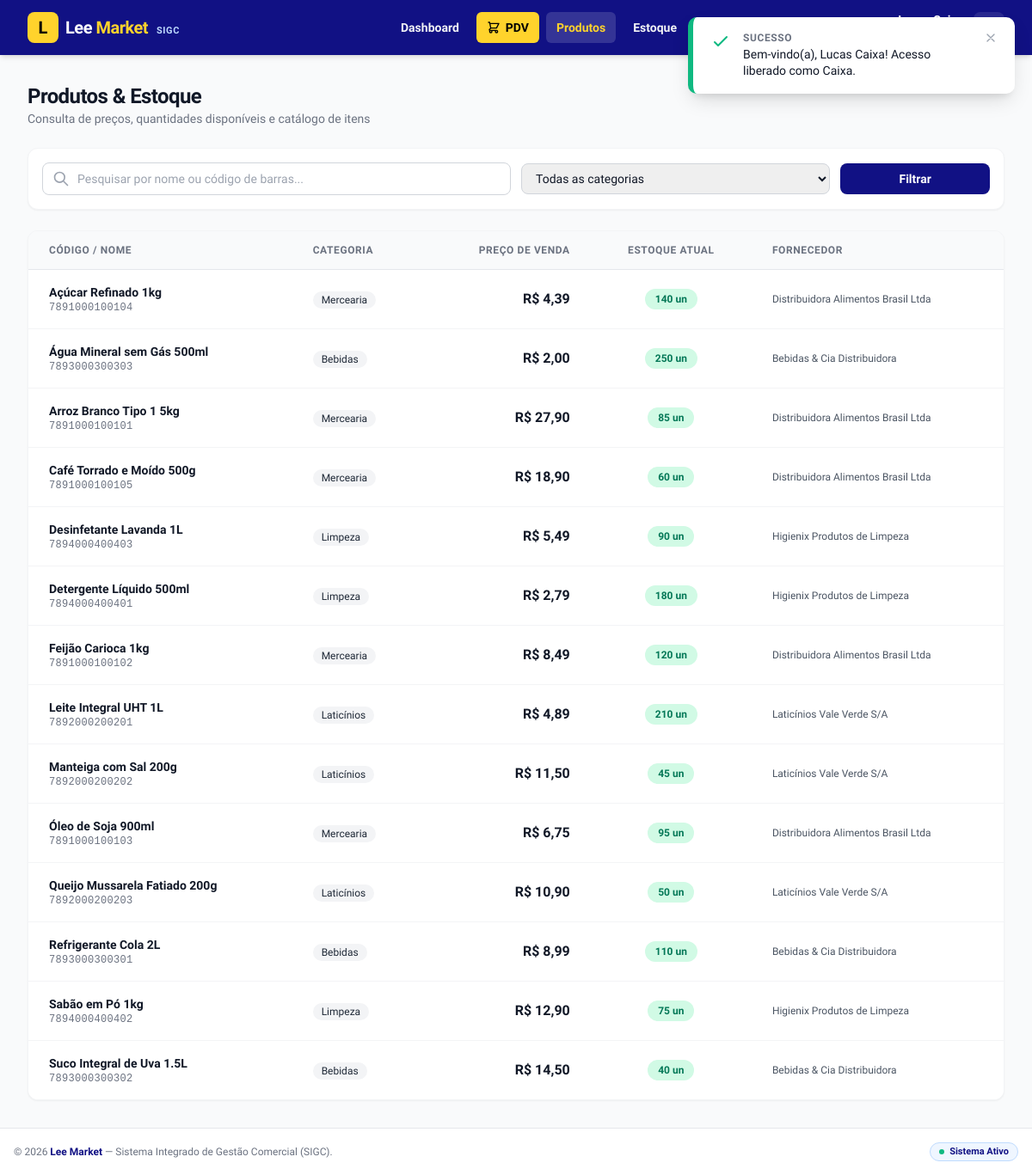
Screenshot of /modules/produtos/index.php (signed in) with the database file from the repository.
### tables this page shows
CREATE TABLE IF NOT EXISTS `produtos` (
  `id` INT AUTO_INCREMENT PRIMARY KEY,
  `codigo_barras` VARCHAR(50) NOT NULL UNIQUE,
  `nome` VARCHAR(150) NOT NULL,
  `categoria` VARCHAR(80) NOT NULL,
  `preco_custo` DECIMAL(10,2) NOT NULL DEFAULT 0.00,
  `preco_venda` DECIMAL(10,2) NOT NULL DEFAULT 0.00,
  `estoque_atual` INT NOT NULL DEFAULT 0,
  `estoque_minimo` INT NOT NULL DEFAULT 5,
  `fornecedor_id` INT DEFAULT NULL,
  `ativo` TINYINT(1) NOT NULL DEFAULT 1,
  `criado_em` DATETIME NOT NULL DEFAULT CURRENT_TIMESTAMP,
  `atualizado_em` DATETIME NOT NULL DEFAULT CURRENT_TIMESTAMP ON UPDATE CURRENT_TIMESTAMP,
  CONSTRAINT `fk_produtos_fornecedor` FOREIGN KEY (`fornecedor_id`) REFERENCES `fornecedores`(`id`) ON DELETE SET NULL ON UPDATE CASCADE,
  INDEX idx_cod_barras (`codigo_barras`),
  INDEX idx_nome (`nome`)
);

CREATE TABLE IF NOT EXISTS `fornecedores` (
  `id` INT AUTO_INCREMENT PRIMARY KEY,
  `nome` VARCHAR(150) NOT NULL,
  `cnpj` VARCHAR(20) DEFAULT NULL,
  `telefone` VARCHAR(25) NOT NULL,
  `email` VARCHAR(100) NOT NULL,
  `endereco` VARCHAR(255) DEFAULT NULL,
  `criado_em` DATETIME NOT NULL DEFAULT CURRENT_TIMESTAMP
);

### modules/produtos/index.php (the view, shortened to what this page needs)
<?php
$pdo = getDB();
$busca = trim($_GET['busca'] ?? '');
$query = "
    SELECT p.*, f.nome AS fornecedor_nome
    FROM produtos p
    LEFT JOIN fornecedores f ON p.fornecedor_id = f.id
    WHERE p.ativo = 1
";
$params = [];
$query .= " ORDER BY p.nome ASC";
$stmt = $pdo->prepare($query);
$stmt->execute($params);
$produtos = $stmt->fetchAll();
require_once __DIR__ . '/../../includes/header.php';
require_once __DIR__ . '/../../includes/navbar.php';
?>
<main class="max-w-7xl mx-auto px-4 sm:px-6 lg:px-8 py-8 w-full flex-1">
    <div class="flex flex-col sm:flex-row sm:items-center sm:justify-between gap-4 mb-6">
        <div>
            <h1 class="text-2xl font-extrabold text-gray-900 tracking-tight">Produtos & Estoque</h1>
            <p class="text-sm text-gray-500">Consulta de preços, quantidades disponíveis e catálogo de itens</p>
        </div>
    </div>
    <div class="bg-white rounded-xl p-4 shadow-sm border border-gray-100 mb-6">
        <form method="GET" class="grid grid-cols-1 sm:grid-cols-12 gap-3 items-center">
            <div class="sm:col-span-6 relative">
                <div class="absolute inset-y-0 left-0 pl-3 flex items-center pointer-events-none text-gray-400">
                </div>
                <input type="text" name="busca" value="<?= htmlspecialchars($busca) ?>"
                       placeholder="Pesquisar por nome ou código de barras..."
                       class="block w-full pl-10 pr-3 py-2 border border-gray-300 rounded-lg text-sm focus:ring-2 focus:ring-lee-primary focus:border-lee-primary">
            </div>
            <div class="sm:col-span-4">
                <select name="categoria" class="block w-full py-2 px-3 border border-gray-300 rounded-lg text-sm focus:ring-2 focus:ring-lee-primary focus:border-lee-primary">
                    <option value="">Todas as categorias</option>
                </select>
            </div>
            <div class="sm:col-span-2 flex gap-2">
                <button type="submit" class="btn-lee-primary w-full py-2 text-sm">
                    Filtrar
                </button>
            </div>
        </form>
    </div>
    <div class="bg-white rounded-xl shadow-sm border border-gray-100 overflow-hidden">
        <?php if (empty($produtos)): ?>
        <div class="p-12 text-center">
            <svg class="w-12 h-12 text-gray-300 mx-auto mb-3" fill="none" stroke="currentColor" viewBox="0 0 24 24"><path stroke-linecap="round" stroke-linejoin="round" stroke-width="2" d="M20 7l-8-4-8 4m16 0l-8 4m8-4v10l-8 4m0-10L4 7m8 4v10M4 7v10l8 4"></path></svg>
            <h3 class="text-base font-bold text-gray-800">Nenhum produto encontrado</h3>
            <p class="text-sm text-gray-500 mt-1">Ajuste os filtros de pesquisa ou cadastre novos itens.</p>
        </div>
        <?php else: ?>
        <div class="overflow-x-auto">
            <table class="min-w-full divide-y divide-gray-200 text-sm">
                <thead class="bg-gray-50">
                    <tr class="text-left text-xs font-semibold text-gray-500 uppercase tracking-wider">
                        <th class="px-6 py-3.5">Código / Nome</th>
                        <th class="px-6 py-3.5">Categoria</th>
                        <th class="px-6 py-3.5 text-right">Preço de Venda</th>
                        <th class="px-6 py-3.5 text-center">Estoque Atual</th>
                        <th class="px-6 py-3.5">Fornecedor</th>
                    </tr>
                </thead>
                <tbody class="divide-y divide-gray-100 bg-white">
                    <?php foreach ($produtos as $p):
                        $estoqueCritico = (int)$p['estoque_atual'] <= (int)$p['estoque_minimo'];
                    ?>
                    <tr class="hover:bg-blue-50/40 transition-colors">
                        <td class="px-6 py-4">
                            <div class="font-bold text-gray-900"><?= htmlspecialchars($p['nome']) ?></div>
                            <div class="text-xs font-mono text-gray-500 tracking-wide"><?= htmlspecialchars($p['codigo_barras']) ?></div>
                        </td>
                        <td class="px-6 py-4">
                            <span class="inline-flex items-center px-2.5 py-0.5 rounded-full text-xs font-medium bg-gray-100 text-gray-800">
                                <?= htmlspecialchars($p['categoria']) ?>
                            </span>
                        </td>
                        <td class="px-6 py-4 text-right">
                            <span class="font-bold text-gray-900 text-base">
                                R$ <?= number_format((float)$p['preco_venda'], 2, ',', '.') ?>
                            </span>
                        </td>
                        <td class="px-6 py-4 text-center">
                            <span class="inline-flex items-center px-3 py-1 rounded-full text-xs font-bold <?= $estoqueCritico ? 'bg-red-100 text-red-700 border border-red-200' : 'bg-emerald-100 text-emerald-700' ?>">
                                <?= (int)$p['estoque_atual'] ?> un
                            </span>
                        </td>
                        <td class="px-6 py-4 text-gray-600 text-xs">
                            <?= htmlspecialchars($p['fornecedor_nome'] ?? 'Não informado') ?>
                        </td>
                    </tr>
                    <?php endforeach; ?>
                </tbody>
            </table>
        </div>
        <?php endif; ?>
    </div>
</main>
<?php require_once __DIR__ . '/../../includes/footer.php'; ?>

### assets/css/style.css (style rules this page uses)
:root { --color-primary: #111184; --color-primary-hover: #0c0c66; --color-primary-light: #ececfb; --color-accent: #FFD32C; --color-accent-hover: #e5bd25; --color-accent-light: #fff8db; --color-white: #FFFFFF; --color-black: #000000; }
body { font-family: 'Isometra', system-ui, -apple-system, BlinkMacSystemFont, 'Segoe UI', Roboto, Oxygen, Ubuntu, Cantarell, 'Open Sans', 'Helvetica Neue', sans-serif; color: var(--color-black); background-color: #f4f6fa; margin: 0; padding: 0; }
.btn-lee-primary { background-color: var(--color-primary); color: var(--color-white); font-weight: 600; padding: 0.625rem 1.25rem; border-radius: 0.5rem; transition: all 0.2s ease-in-out; display: inline-flex; align-items: center; justify-content: center; gap: 0.5rem; }

### rows the page displays
produtos: nome "Açúcar Refinado 1kg", codigo_barras "7891000100104", categoria "Mercearia", preco_venda "4,39", estoque_atual "140", fornecedor.nome "Distribuidora Alimentos Brasil Ltda"
produtos: nome "Água Mineral sem Gás 500ml", codigo_barras "7893000300303", categoria "Bebidas", preco_venda "2,00", estoque_atual "250", fornecedor.nome "Bebidas & Cia Distribuidora"
produtos: nome "Arroz Branco Tipo 1 5kg", codigo_barras "7891000100101", categoria "Mercearia", preco_venda "27,90", estoque_atual "85", fornecedor.nome "Distribuidora Alimentos Brasil Ltda"
produtos: nome "Café Torrado e Moído 500g", codigo_barras "7891000100105", categoria "Mercearia", preco_venda "18,90", estoque_atual "60", fornecedor.nome "Distribuidora Alimentos Brasil Ltda"
produtos: nome "Desinfetante Lavanda 1L", codigo_barras "7894000400403", categoria "Limpeza", preco_venda "5,49", estoque_atual "90", fornecedor.nome "Higienix Produtos de Limpeza"
produtos: nome "Detergente Líquido 500ml", codigo_barras "7894000400401", categoria "Limpeza", preco_venda "2,79", estoque_atual "180", fornecedor.nome "Higienix Produtos de Limpeza"
produtos: nome "Feijão Carioca 1kg", codigo_barras "7891000100102", categoria "Mercearia", preco_venda "8,49", estoque_atual "120", fornecedor.nome "Distribuidora Alimentos Brasil Ltda"
produtos: nome "Leite Integral UHT 1L", codigo_barras "7892000200201", categoria "Laticínios", preco_venda "4,89", estoque_atual "210", fornecedor.nome "Laticínios Vale Verde S/A"
produtos: nome "Manteiga com Sal 200g", codigo_barras "7892000200202", categoria "Laticínios", preco_venda "11,50", estoque_atual "45", fornecedor.nome "Laticínios Vale Verde S/A"
produtos: nome "Óleo de Soja 900ml", codigo_barras "7891000100103", categoria "Mercearia", preco_venda "6,75", estoque_atual "95", fornecedor.nome "Distribuidora Alimentos Brasil Ltda"
produtos: nome "Queijo Mussarela Fatiado 200g", codigo_barras "7892000200203", categoria "Laticínios", preco_venda "10,90", estoque_atual "50", fornecedor.nome "Laticínios Vale Verde S/A"
produtos: nome "Refrigerante Cola 2L", codigo_barras "7893000300301", categoria "Bebidas", preco_venda "8,99", estoque_atual "110", fornecedor.nome "Bebidas & Cia Distribuidora"
produtos: nome "Sabão em Pó 1kg", codigo_barras "7894000400402", categoria "Limpeza", preco_venda "12,90", estoque_atual "75", fornecedor.nome "Higienix Produtos de Limpeza"
produtos: nome "Suco Integral de Uva 1.5L", codigo_barras "7893000300302", categoria "Bebidas", preco_venda "14,50", estoque_atual "40", fornecedor.nome "Bebidas & Cia Distribuidora"
